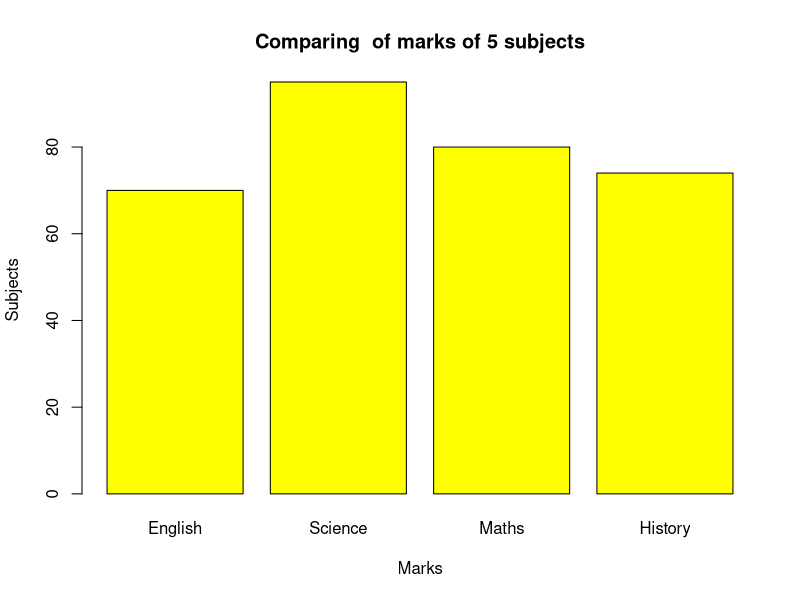
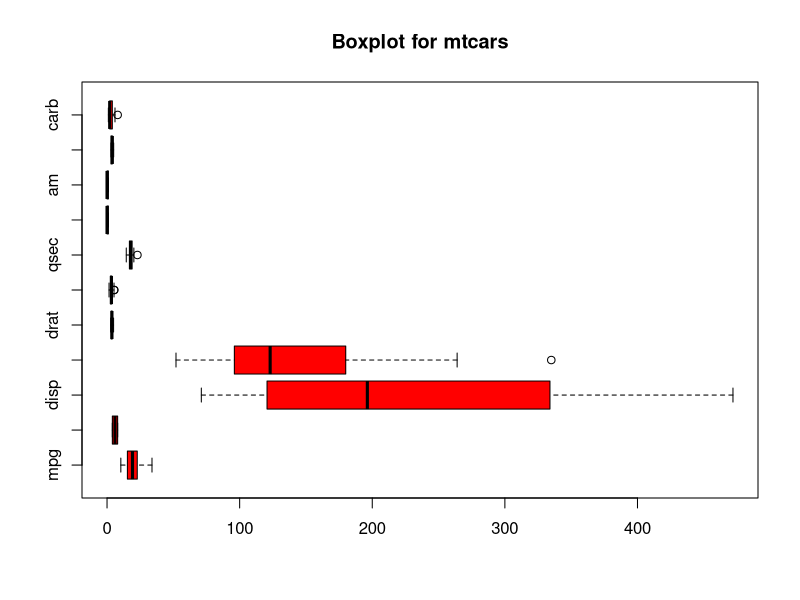

Write the R code that produced these figures, in order.
a=seq(20,50)
a
b=mean(20:60)
b
c=seq(51,91)
sum(c)

##########################################
hetero_list = list(
  'name' = 'mayur', 
  'profession' = 'GYM trainer',
  'rank' = seq(1:5),
  'average' = round(runif(5,10,25),2),
  'flag' = TRUE
)

print(hetero_list)


###############################################################

list1=list(1,2,3)
list1
list2=list("Red","Green","Black")
list2
lst3=c(list1,list2)
print(lst3)
#############################################################

marks = c(70, 95, 80, 74)
barplot(marks,
        main = "Comparing  of marks of 5 subjects",
        xlab = "Marks",
        ylab = "Subjects",
        names.arg = c("English", "Science", "Maths", "History"),
        col = "yellow",
        horiz = FALSE)




##############################################

View(mtcars)
# functions to check Nulls/0
checkNull=function(x) return(any(is.na(x)))
checkZero=function(x) return(any(x==0))

# EDA
colnames(mtcars)[apply(mtcars,2,checkNull)]
colnames(mtcars)[apply(mtcars,2,checkZero)]

# check for outliers
boxplot(mtcars,horizontal=T,main="Boxplot for mtcars", col="red")




##############################

mtx=matrix(1:12,3,4)
print(" matrix")
print(mtx)
dimarry = as.vector(mtx)
print("1 dimensional array:")
print(dimarry)

###################################################################

Employees = data.frame(Name=c("Anastasia S","Dima R","Katherine S", "JAMES A","LAURA MARTIN"),
                       Gender=c("M","M","F","F","M"),
                       Age=c(23,22,25,26,32),
                       Designation=c("Clerk","Manager","Exective","CEO","ASSISTANT"),
                       SSN=c("123-34-2346","123-44-779","556-24-433","123-98-987","679-77-576")
)
print("Summary of the employees")                      

print(summary(Employees))



#####################################################

exam_data = data.frame(
  name = c('Anastasia', 'Dima', 'Katherine', 'James', 'Emily', 'Michael', 'Matthew', 'Laura', 'Kevin', 'Jonas'),
  score = c(12.5, 9.0, 16.5, 12.0, 9.0, 20.0, 14.5, 13.5, 8.0, 19.0),
  attempts = c(1, 3, 2, 3, 2, 3, 1, 1, 2, 1),
  qualify = c('yes', 'no', 'yes', 'no', 'no', 'yes', 'yes', 'no', 'no', 'yes')
)
print("Original dataframe:")
print(exam_data)
new_list = split(exam_data, seq(nrow(exam_data)))
print("dataframe rows to a list:")
print(new_list)



#########################################3

x =  matrix(1:9, 3)
print("Original matrix:")
print(x)
rotate = t(apply(x, 2, rev))
print("Rotate the matrix 90 degree clockwise:")
print(rotate)

################################################

list_data = list(c("Red","Green","Black"), matrix(c(1,3,5,7,9,11), nrow = 2),
                  list("Python", "PHP", "Java"))
print("List")
print(list_data)
print("Add a new element at the end of the list")
list_data[4] = "New element:4"
print("New list")
print(list_data)




list_data <- list(c("Red","Green","Black"), matrix(c(1,3,5,7,9,11), nrow = 2),
                  list("Python", "PHP", "Java"))
print("List:")
print(list_data)
print("Add a new element at the end of the list:")
list_data[4] = "New element"
print("New list:")
print(list_data)













